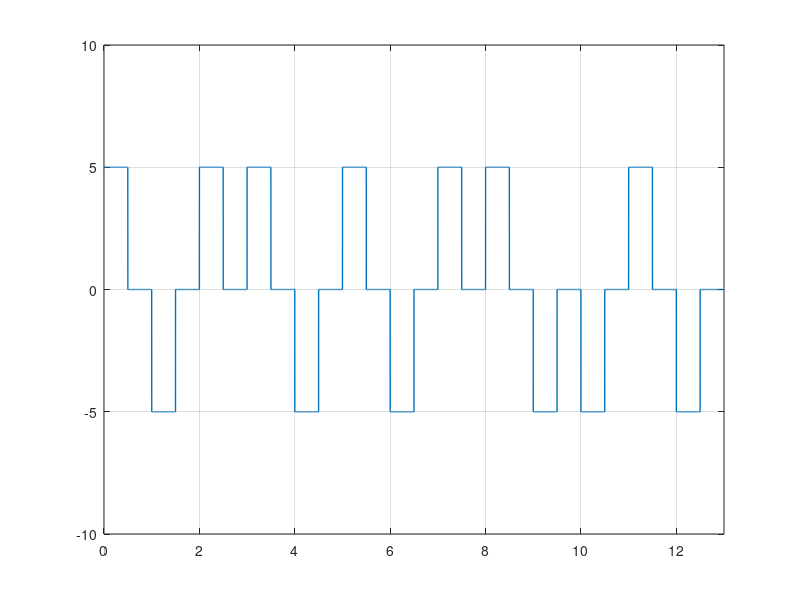

Reproduce this figure in MATLAB.
clc; #... Clear command line
clear all; #... Clear variables
close all; #... Clear figures

bits = [1,0,1,1,0,1,0,1,1,0,0,1,0];

#... Modulation

bitrate = 1; #... Number of bits per second
voltage = 5;

samplingRate = 1000;
samplingTime = 1/samplingRate;

endTime = length(bits)/bitrate;
time = 0:samplingTime:endTime;

index = 1;

for i = 1:length(time)
    if bits(index) == 1
        modulation(i) = voltage;
    else
        modulation(i) = -voltage;
    endif
    if time(i)*bitrate >= index-1/2
        modulation(i) = 0;
    endif
    if time(i)*bitrate >= index
        index = index+1;
    endif
endfor

plot(time, modulation, "LineWidth", 1);
axis([0 endTime -voltage-5 voltage+5]);
grid on;

#... Demodulation

index = 1

for i = 1:length(modulation)
    if modulation(i) == voltage
        demodultaion(index) = 1;
    endif
    if modulation(i) == -voltage
        demodultaion(index) = 0;
    endif
    if time(i)*bitrate >= index
        index = index+1;
    endif
endfor

disp(demodultaion);
